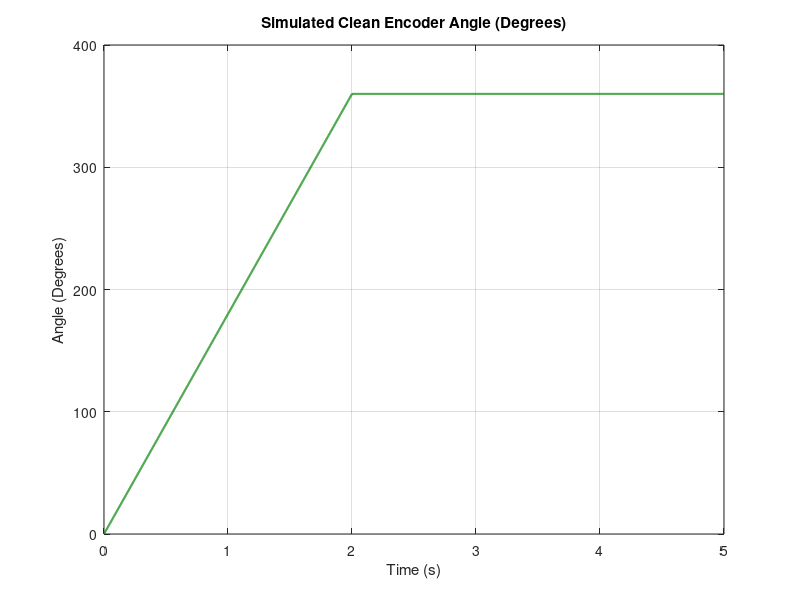
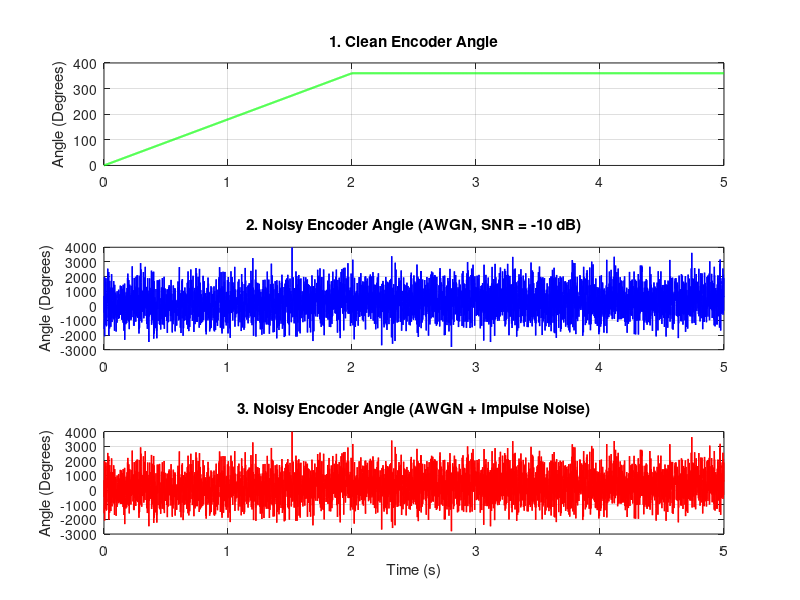
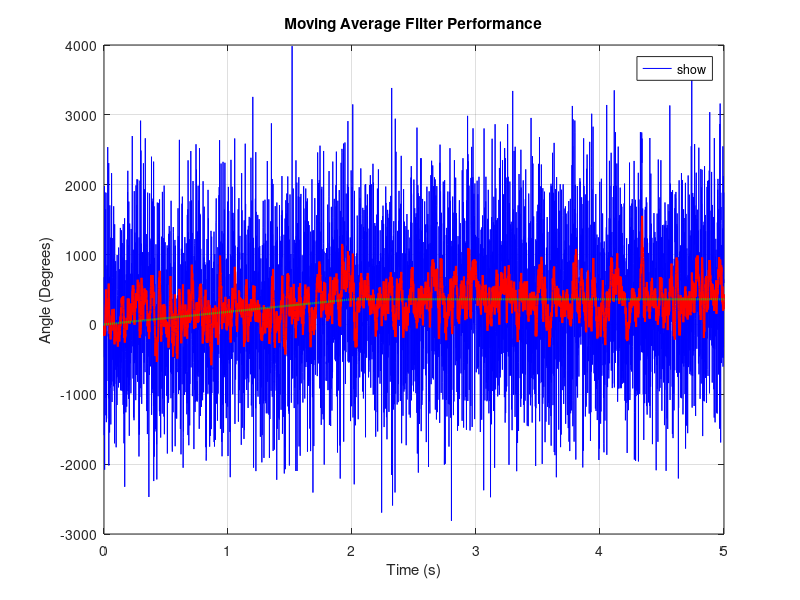
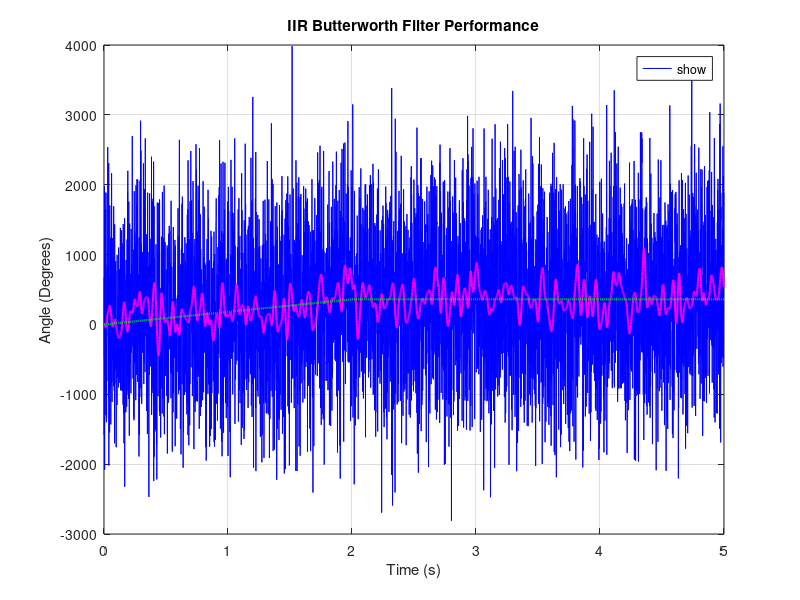

Here is the MATLAB script that generated these plots, in order: (Note: this script raises an error after producing the figures.)
%%Initial Setup and Clean Signal Generation
clear; 
clc; 
close all; 
Fs = 1000;          
T = 1/Fs;           
L = 5000;           
t = (0:L-1)*T;      

max_angle_deg = 360; 
rotation_time_s = 2;

clean_angle = zeros(1, L); 

for i = 1:L
    if t(i) <= rotation_time_s
       
        clean_angle(i) = (t(i) / rotation_time_s) * max_angle_deg;
    else
        
        clean_angle(i) = max_angle_deg;
    end
end

% Plot the clean signal to visualize it.
figure('Name', 'Clean Encoder Signal'); 
plot(t, clean_angle, 'LineWidth', 1.5, 'Color', [0 0.5 0]); % 
title('Simulated Clean Encoder Angle (Degrees)'); 
xlabel('Time (s)'); % Label x-axis
ylabel('Angle (Degrees)'); % Label y-axis
grid on; 




%% Phase 2: Adding Noise to the Signal

noise_snr_db = -10; 
noisy_angle_awgn = awgn(clean_angle, noise_snr_db, 'measured');

% --- Add Impulse Noise (Spikes)---
impulse_percentage = 0.005; 
impulse_amplitude = 500;    
num_impulses = round(impulse_percentage * L); 
impulse_indices = randperm(L, num_impulses); 

impulse_noise = zeros(1, L); % Initialize an array of zeros for impulse noise
for i = 1:num_impulses
    % Randomly make spikes positive or negative
    if rand() > 0.5
        impulse_noise(impulse_indices(i)) = impulse_amplitude;
    else
        impulse_noise(impulse_indices(i)) = -impulse_amplitude;
    end
end

% Combine AWGN and Impulse Noise for a more realistic noisy signal.
noisy_angle_combined = noisy_angle_awgn + impulse_noise;

% Plot the noisy signals to compare them with the clean signal.
figure('Name', 'Noisy Encoder Signals');
subplot(3,1,1); % Create a 3-row, 1-column subplot layout, and activate the 1st subplot
plot(t, clean_angle, 'g', 'LineWidth', 1.5);
title('1. Clean Encoder Angle');
ylabel('Angle (Degrees)');
grid on;

subplot(3,1,2); % Activate the 2nd subplot
plot(t, noisy_angle_awgn, 'b', 'LineWidth', 1);
title(['2. Noisy Encoder Angle (AWGN, SNR = ', num2str(noise_snr_db), ' dB)']);
ylabel('Angle (Degrees)');
grid on;

subplot(3,1,3); % Activate the 3rd subplot
plot(t, noisy_angle_combined, 'r', 'LineWidth', 1);
title('3. Noisy Encoder Angle (AWGN + Impulse Noise)');
xlabel('Time (s)');
ylabel('Angle (Degrees)');
grid on;





%% Phase 3: Designing and Implementing Digital Filters

window_size_ma = 15; 
                     
b_ma = ones(1, window_size_ma) / window_size_ma; % Numerator coefficients for the filter (all ones, scaled to sum to 1)
a_ma = 1; % Denominator coefficient (always 1 for an FIR filter)

% Apply the MA filter using the 'filter' function
filtered_ma = filter(b_ma, a_ma, noisy_angle_combined);

% Plot MA filter performance
figure('Name', 'Moving Average Filter Performance');
plot(t, noisy_angle_combined, 'b', 'DisplayName', 'Noisy Signal (Combined)');
hold on; % Keep the current plot and add new plots on top
plot(t, filtered_ma, 'r', 'DisplayName', ['MA Filtered (Window ', num2str(window_size_ma), ')'], 'LineWidth', 1.5);
plot(t, clean_angle, 'g--', 'DisplayName', 'Clean Signal', 'LineWidth', 1.5);
title('Moving Average Filter Performance');
xlabel('Time (s)');
ylabel('Angle (Degrees)');
legend('show', 'Location', 'best'); % Show legend, place it optimally
grid on;
hold off; % Release the hold on the plot so future plots don't overwrite this one



filter_order_iir = 4; 
cutoff_freq_hz = 20;
normalized_cutoff_freq = cutoff_freq_hz / (Fs/2); 
[b_iir, a_iir] = butter(filter_order_iir, normalized_cutoff_freq, 'low');

% Apply the IIR filter using the 'filter' function
filtered_iir = filter(b_iir, a_iir, noisy_angle_combined);

% Plot IIR filter performance
figure('Name', 'IIR Butterworth Filter Performance');
plot(t, noisy_angle_combined, 'b', 'DisplayName', 'Noisy Signal (Combined)');
hold on;
plot(t, filtered_iir, 'm', 'DisplayName', ['IIR Butterworth Filtered (Order ', num2str(filter_order_iir), ', Fc ', num2str(cutoff_freq_hz), ' Hz)'], 'LineWidth', 1.5);
plot(t, clean_angle, 'g--', 'DisplayName', 'Clean Signal', 'LineWidth', 1.5);
title('IIR Butterworth Filter Performance');
xlabel('Time (s)');
ylabel('Angle (Degrees)');
legend('show', 'Location', 'best');
grid on;
hold off;


figure('Name', 'IIR Filter Frequency Response');
freqz(b_iir, a_iir, 512, Fs); % Plot magnitude and phase response (512 points, Fs sampling frequency)
title('Frequency Response of Designed IIR Filter');









%% Phase 4: Evaluating Filter Performance and Conceptualizing Embedded Implementation

% --- 4.1: Quantitative Performance Metrics ---

% Mean Squared Error (MSE): Measures the average squared difference between
mse_noisy = mean((noisy_angle_combined - clean_angle).^2);
mse_ma = mean((filtered_ma - clean_angle).^2);
mse_iir = mean((filtered_iir - clean_angle).^2);

% Signal-to-Noise Ratio (SNR) in dB
snr_noisy_db = snr(clean_angle, noisy_angle_combined - clean_angle);
snr_ma_db = snr(clean_angle, filtered_ma - clean_angle);
snr_iir_db = snr(clean_angle, filtered_iir - clean_angle);

% Display results in the MATLAB Command Window
fprintf('\n--- Filter Performance Metrics ---\n');
fprintf('Mean Squared Error (MSE):\n');
fprintf('  Noisy Signal:        %.2f\n', mse_noisy);
fprintf('  MA Filtered Signal:  %.2f\n', mse_ma);
fprintf('  IIR Filtered Signal: %.2f\n', mse_iir);
fprintf('\nSignal-to-Noise Ratio (SNR):\n');
fprintf('  Noisy Signal:        %.2f dB\n', snr_noisy_db);
fprintf('  MA Filtered Signal:  %.2f dB\n', snr_ma_db);
fprintf('  IIR Filtered Signal: %.2f dB\n', snr_iir_db);

% --- 4.2: Conceptualizing Robustness ---
% "Robustness" means the filter performs well even when noise conditions (type, amplitude) change,
% or when the input signal's characteristics change (e.g., faster rotation, step changes).
% To demonstrate this for your internship, you would:
% 1. Go back to Phase 2 (Step 6) and modify 'noise_snr_db' (e.g., to -5 or -20)
%    or 'impulse_percentage' (e.g., to 0.01 or 0.001).
% 2. Re-run the entire script (F5) and observe how the plots and performance metrics change.
% 3. Discuss which filter parameters (MA window size, IIR order/cutoff) offer the best
%    trade-off between noise reduction and preserving the original signal,
%    and how they hold up under different noise scenarios.

% --- 4.3: Conceptual C-Code for Embedded Implementation ---
% This section shows how a filter (specifically MA) would be implemented on a microcontroller
% (e.g., in a real AS5147U encoder application). This code is for understanding and discussion,
% not for execution in MATLAB. It directly addresses the 'C' and 'Coding' skills.

%{
// C-Code Snippet for Moving Average Filter (Conceptual for Microcontroller)
// This would run on an embedded system (e.g., an ARM Cortex-M microcontroller).
// It demonstrates how a digital filter's difference equation is implemented iteratively.

#define MA_WINDOW_SIZE 15 // This must match the 'window_size_ma' chosen in MATLAB for consistency
float ma_buffer[MA_WINDOW_SIZE]; // Array (buffer) to store the last N sensor readings
int ma_index = 0;              // Current position in the circular buffer
float ma_sum = 0.0;            // Sum of values currently in the window

// Function to initialize the filter buffer before use (call once at system startup)
void init_ma_filter() {
    for(int i = 0; i < MA_WINDOW_SIZE; i++) {
        ma_buffer[i] = 0.0; // Clear the buffer by filling with zeros
    }
    ma_index = 0; // Reset index
    ma_sum = 0.0; // Reset sum
}

// Function to apply the Moving Average filter to a new sensor reading
// This function would be called every time a new data sample is acquired from the encoder.
float apply_ma_filter(float new_sensor_value) {
    // 1. Remove the oldest value from the sum:
    //    The value at 'ma_index' is about to be overwritten, so subtract it first.
    ma_sum -= ma_buffer[ma_index];

    // 2. Add the new sensor value to the buffer at the current index:
    ma_buffer[ma_index] = new_sensor_value;

    // 3. Add the new value to the sum:
    ma_sum += new_sensor_value;

    // 4. Move to the next index in the circular buffer:
    //    The modulo operator (%) ensures the index wraps around to 0 after reaching MA_WINDOW_SIZE - 1.
    ma_index = (ma_index + 1) % MA_WINDOW_SIZE;

    // 5. Return the average (the filtered output value)
    return ma_sum / MA_WINDOW_SIZE;
}

// Example conceptual usage in a microcontroller's main loop (or a timer interrupt):
/*
#include <stdio.h> // For example, if you were to print values for debugging
// Assume you have functions to interact with the AS5147U encoder via SPI communication
// float read_as5147u_angle(); // This function would read the 14-bit angle data

void main() {
    init_ma_filter(); // Initialize the filter once at the start

    // This 'while(1)' loop represents the continuous operation on a microcontroller
    while(1) {
        // 1. Acquire raw, noisy data from the encoder (e.g., via SPI)
        // In a real system: float raw_data = read_as5147u_angle();
        // For simulation purposes here:
        float raw_data = 1000.0 + ((float)rand()/RAND_MAX * 100 - 50); // Simulate some noisy input

        // 2. Apply the digital filter to get a cleaner value
        float filtered_data = apply_ma_filter(raw_data);

        // 3. Use the filtered data for control, display, logging, etc.
        // For example, sending to a motor controller or displaying on an LCD:
        // send_filtered_data_to_motor_controller(filtered_data);
        // printf("Raw: %.2f, Filtered: %.2f\n", raw_data, filtered_data);

        // This 'delay' simulates the sampling rate or control loop period (e.g., 1ms for Fs=1000Hz)
        // delay_ms(1); // Placeholder for actual delay function on microcontroller
    }
}
*/
%}